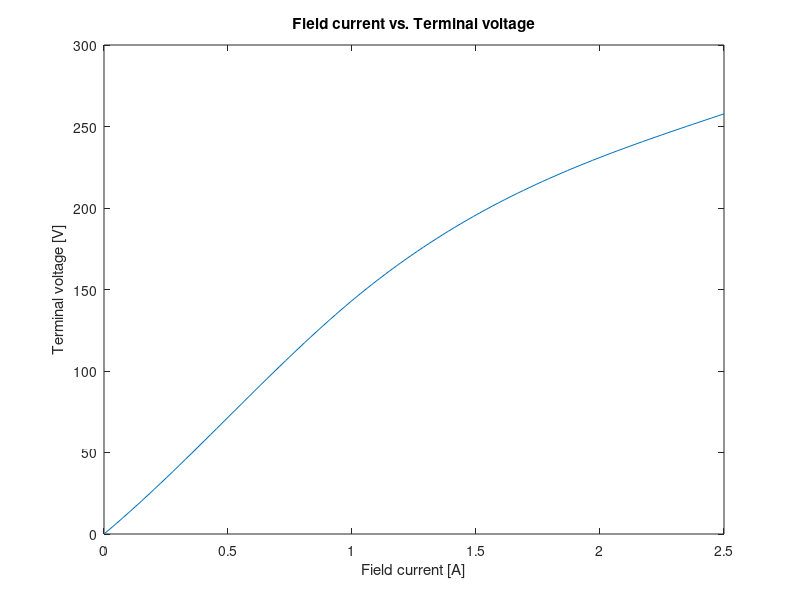

Recreate this plot in MATLAB.
clc

clear

If = [0 0.5 1.0 1.5 2.0 2.5];

Ea = [0 75 150 205 242 270];

Ra = 0.095;

RI = 2;

Ifield = linspace(0,2.5,100);

for n = 1:100

Ea_curve(n) = spline(If, Ea, Ifield(n));

la(n) = Ea_curve(n)/2.095;

Vt(n) = Ea_curve(n)-la(n)*Ra;

Pload(n) = Ea_curve(n)*la(n);

end

plot(Ifield, Vt)

title ('Field current vs. Terminal voltage')

xlabel('Field current [A]')

ylabel('Terminal voltage [V]')